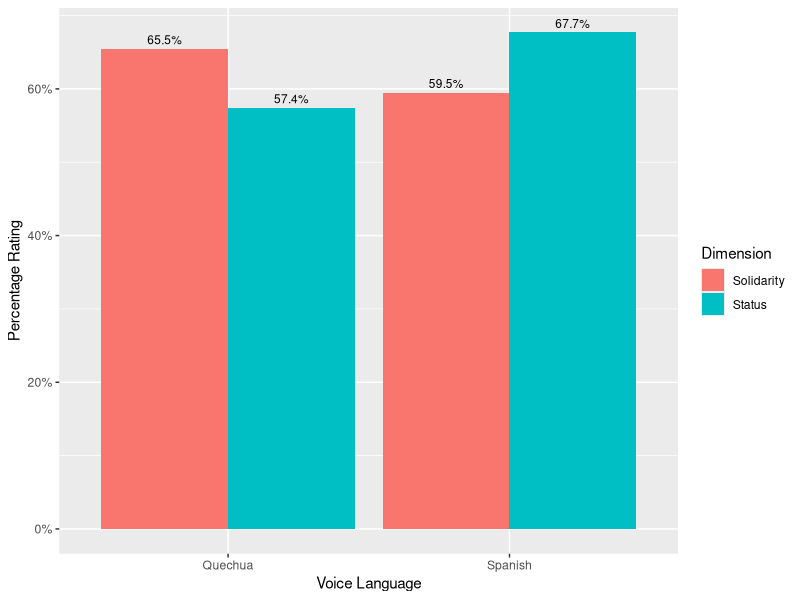
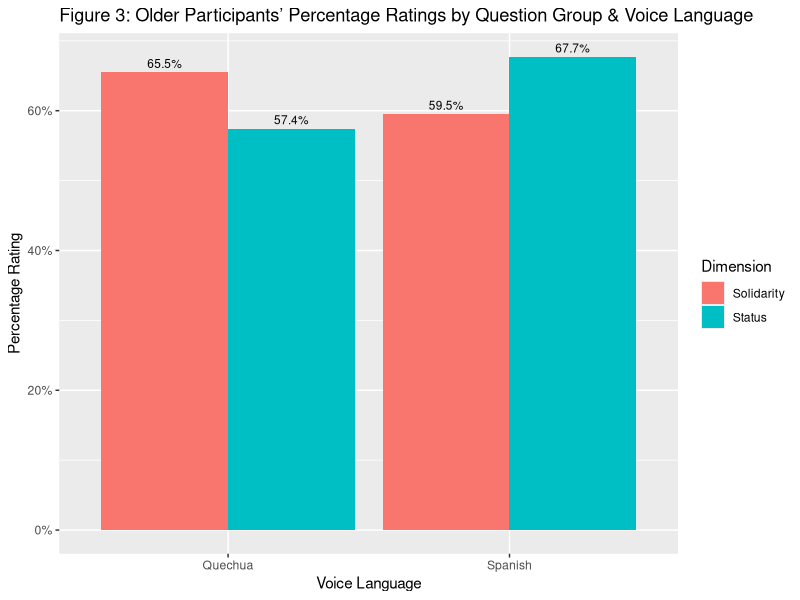

Reproduce these figures in R, in order.

#For Figure 3 LSA abstract.Includes title, scales by percentage, only includes means & no error bars and etc.

# library is ggplot2
library(ggplot2)

#creates the bitty dataset
VoiceLanguage <- c(rep("Quechua" , 2) , rep("Spanish" , 2) ) #remeber that the num of rows has to equal the num of columns (the length fn is good to check)
Dimension <- rep(c("Solidarity" , "Status") , 2)
Percentages <- c(.6548,.5743,.595,.677) #move decimal points over b/c scale continuous will multiply by 100
data <- data.frame(VoiceLanguage,Dimension,Percentages)

# Group it
MacsPlot <- ggplot(data, aes(fill=Dimension, y=Percentages, x=VoiceLanguage, label = scales::percent(Percentages))) + 
  geom_col(position = 'dodge') + 
  geom_text(position = position_dodge(width = .9),    # move to center of bars
            vjust = -0.5,    # nudge above top of bar
            size = 3) + 
  scale_y_continuous(labels = scales::percent)
#dodge makes the bars grouped, geom_col and geom_text add data labels


print(MacsPlot+ labs(y = "Percentage Rating", x = "Voice Language")) + ggtitle("Figure 3: Older Participants’ Percentage Ratings by Question Group & Voice Language")


##data pooled by gender, old participants only